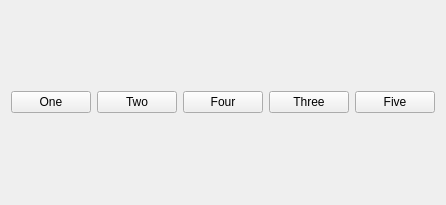
<?xml version="1.0" encoding="UTF-8"?>
<ui version="4.0">
 <class>Widget</class>
 <widget class="QWidget" name="Widget">
  <property name="geometry">
   <rect>
    <x>0</x>
    <y>0</y>
    <width>428</width>
    <height>205</height>
   </rect>
  </property>
  <property name="windowTitle">
   <string>Widget</string>
  </property>
  <layout class="QHBoxLayout" name="horizontalLayout">
   <item>
    <widget class="QPushButton" name="oneButton">
     <property name="text">
      <string>One</string>
     </property>
    </widget>
   </item>
   <item>
    <widget class="QPushButton" name="twoButton">
     <property name="text">
      <string>Two</string>
     </property>
    </widget>
   </item>
   <item>
    <widget class="QPushButton" name="fourButton">
     <property name="text">
      <string>Four</string>
     </property>
    </widget>
   </item>
   <item>
    <widget class="QPushButton" name="threeButton">
     <property name="text">
      <string>Three</string>
     </property>
    </widget>
   </item>
   <item>
    <widget class="QPushButton" name="fiveButton">
     <property name="text">
      <string>Five</string>
     </property>
    </widget>
   </item>
  </layout>
 </widget>
 <resources/>
 <connections/>
</ui>
